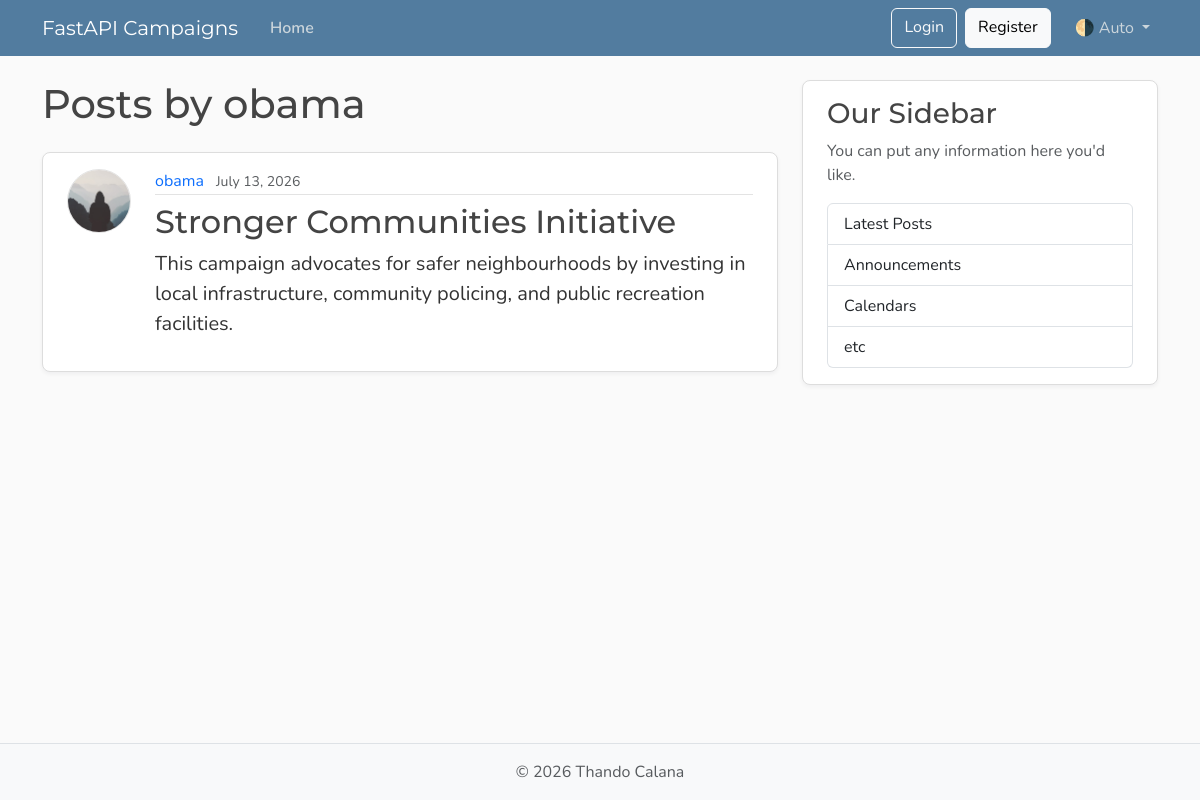
Page /users/2/campaigns on the earlier database version.
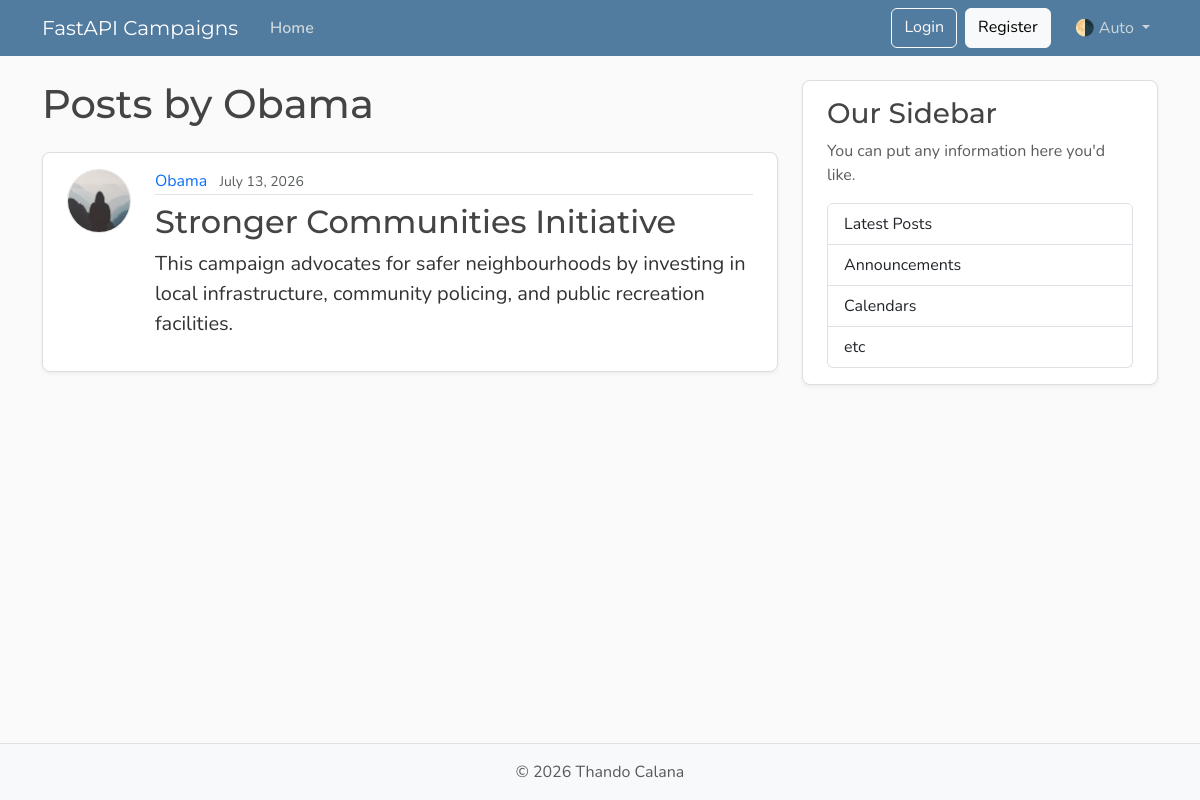
Same page on the later database version.
### models.py (models this page shows, shortened)
class Users(Base):
    __tablename__ = "users"
    user_id: Mapped[int] = mapped_column(Integer, primary_key=True, nullable=False)
    username: Mapped[str] = mapped_column(String, nullable=False)
    email: Mapped[str] = mapped_column(String, nullable=False)
    profile_pic: Mapped[str | None] = mapped_column(
        String(200), nullable=True, default=None
    )
    campaigns: Mapped[list[Campaigns]] = relationship(
        back_populates="author",
        cascade="all, delete-orphan",  # if author user is deleted, all posts of that user will also be deleted
    )

class Campaigns(Base):
    __tablename__ = "campaigns"
    campaign_id: Mapped[int] = mapped_column(Integer, primary_key=True, nullable=False)
    campaign_name: Mapped[str] = mapped_column(String, nullable=False)
    author: Mapped[Users] = relationship(
        back_populates="campaigns"
    )  # match relationship established earlier
    user_id: Mapped[int] = mapped_column(
        ForeignKey("users.user_id"), nullable=False, index=True
    )
    campaign_details: Mapped[str] = mapped_column(Text, nullable=False)
    created_at: Mapped[datetime] = mapped_column(
        DateTime(timezone=True), default=lambda: datetime.now(UTC)
    )

### main.py (the view)
@app.get(
    path="/users/{user_id}/campaigns", name="user_campaigns", include_in_schema=False
)
async def get_user_campaigns(
    request: Request, user_id: int, db: Annotated[AsyncSession, Depends(get_db)]
):
    user_check = await db.execute(
        select(models.Users).where(models.Users.user_id == user_id)
    )
    user = user_check.scalars().first()  # selects one or none, Returns None
    if user:
        result = await db.execute(
            select(models.Campaigns)
            .options(selectinload(models.Campaigns.author))
            .where(models.Campaigns.user_id == user_id)
        )
        campaigns = result.scalars().all()
        if campaigns:
            return templates.TemplateResponse(
                request=request,
                name="user_campaigns.html",
                context={"campaigns": campaigns, "user": user},
            )
        raise HTTPException(
            status_code=status.HTTP_404_NOT_FOUND, detail="No campaigns found"
        )
    raise HTTPException(status_code=status.HTTP_404_NOT_FOUND, detail="User not found")

### templates/user_campaigns.html
{% extends "layout.html" %}
{% block content %}
  <h1 class="mb-4">Posts by {{ user.username }}</h1>
  {% for campaign in campaigns %}
    <article class="content-section py-3 px-4 mb-4">
      <div class="d-flex align-items-start gap-4">
        <img class="rounded-circle article-img flex-shrink-0"
             src="{{ campaign.author.img_path }}"
             alt="{{ campaign.author.username }}'s profile picture"
             width="64"
             height="64"
             loading="lazy">
        <div class="flex-grow-1">
          <div class="article-metadata mb-2">
            <a class="me-2"
               href="{{ url_for('user_campaigns', user_id=campaign.author.user_id) }}">{{ campaign.author.username }}</a>
            <small class="text-body-secondary">{{ campaign.created_at.strftime("%B %d, %Y") }}</small>
          </div>
          <h2>
            <a class="article-title"
               href="{{ url_for('campaign', campaign_id=campaign.campaign_id) }}">{{ campaign.campaign_name }}</a>
          </h2>
          <p class="article-content">{{ campaign.campaign_details }}</p>
        </div>
      </div>
    </article>
  {% else %}
    <p class="text-body-secondary">No campaigns by this user yet.</p>
  {% endfor %}
{% endblock content %}

Differences in the rows shown:
changed Users: username "obama" → "Obama"
changed through a linked row, Campaigns "Stronger Communities Initiative": author.username "obama" → "Obama"
